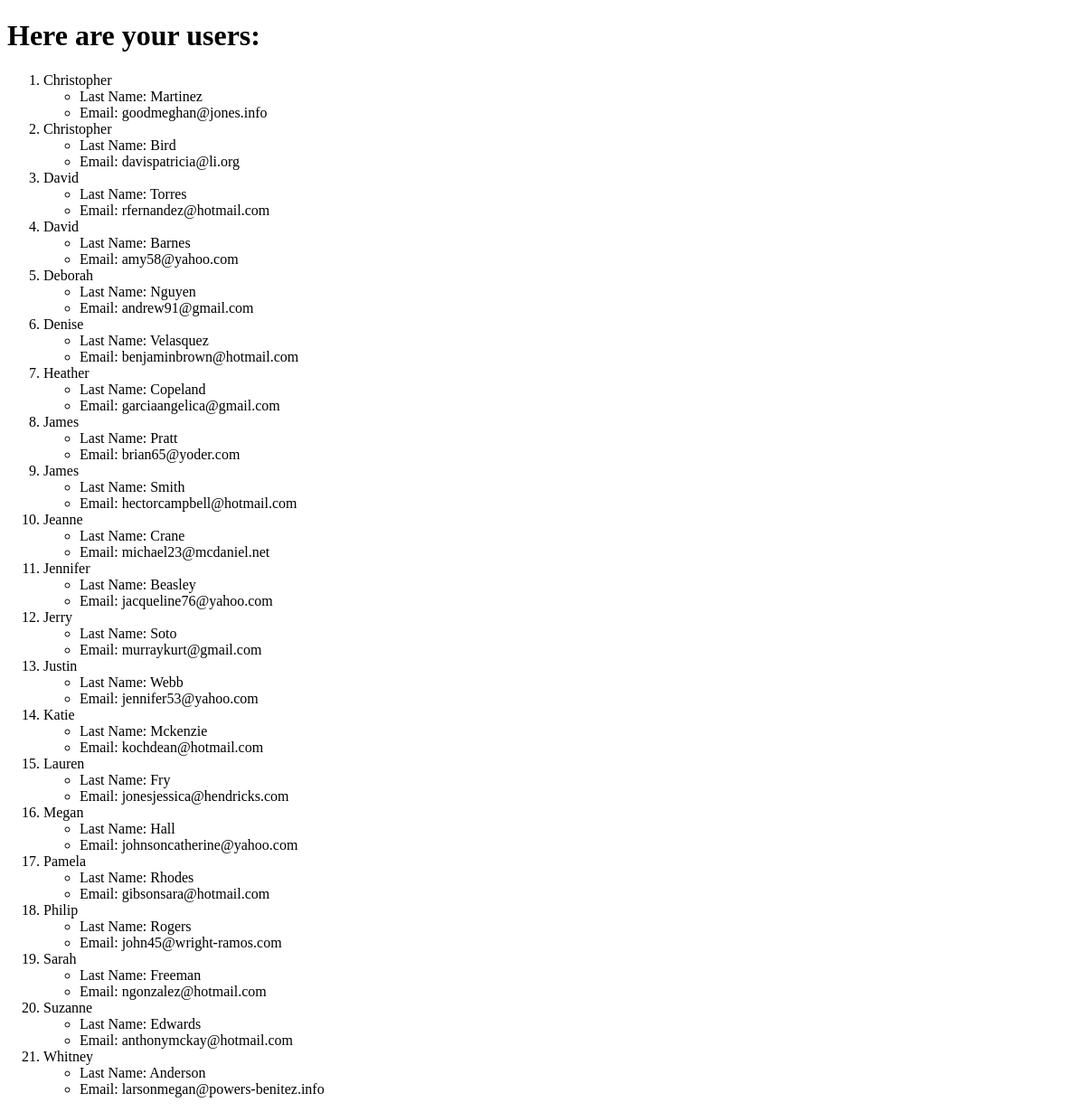
The app's page /users/, older data.
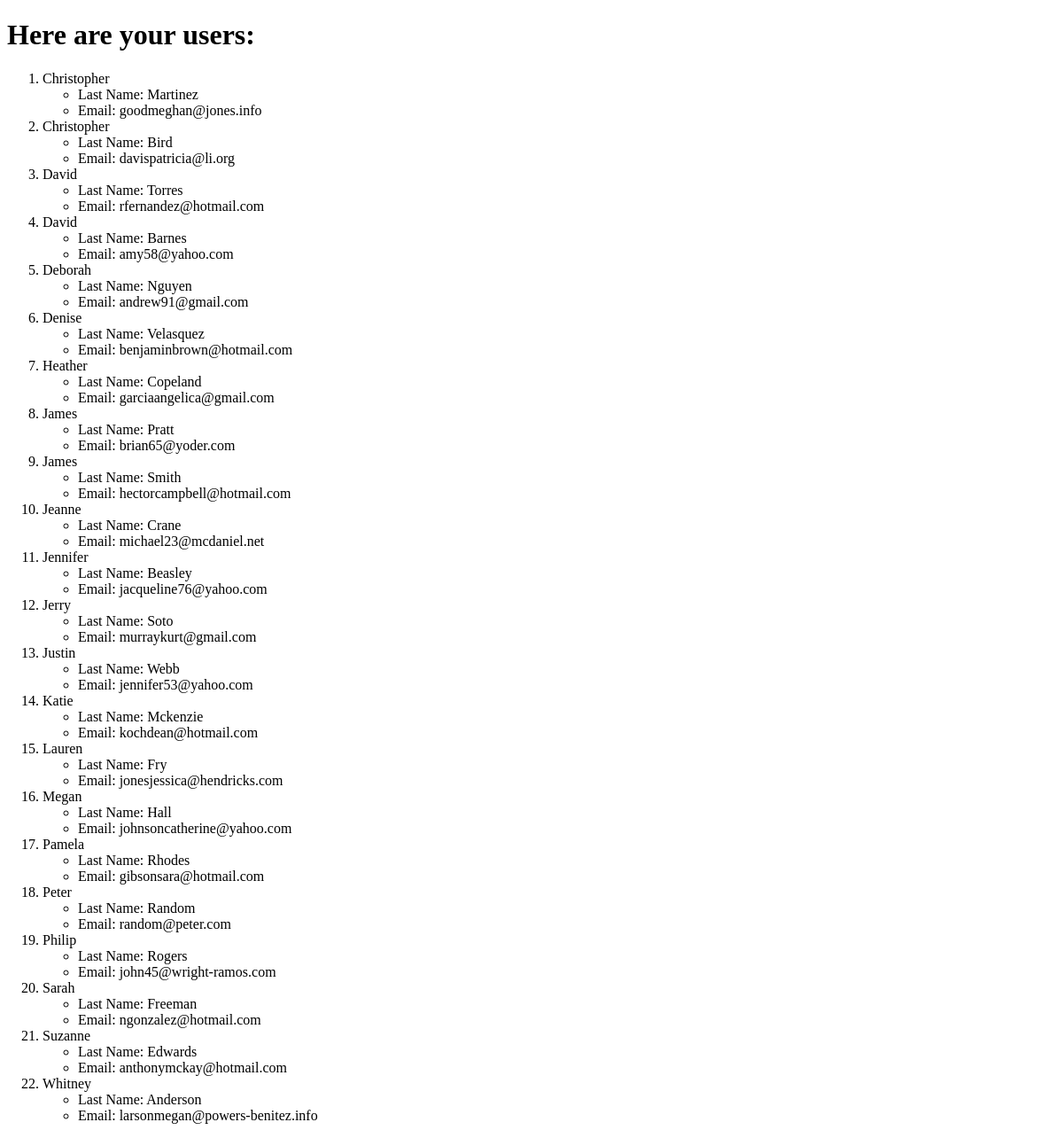
The same page, newer data.
### users_app/models.py (models this page shows, shortened)
class User(models.Model):
    name = models.CharField(max_length=50)
    last_name = models.CharField(max_length=50)
    email = models.EmailField()

### users_app/views.py (the view)
# urls.py: path('users/', include('users_app.urls')),
def users(request):
    users_list = User.objects.order_by('name')
    users_dict = {'users_list': users_list}
    return render(request, 'users_app/users.html', context=users_dict)

### templates/users_app/users.html (shortened to what this page needs)
<!DOCTYPE html>
<html lang="es" dir="ltr">
  <head>
  </head>
  <body>
    <h1>Here are your users:</h1>
    {% if users_list %}
      <ol>
        {% for user in users_list %}
          <li>
            {{user.name}}
            <ul>
              <li>Last Name: {{user.last_name}}</li>
              <li>Email: {{user.email}}</li>
            </ul>
          </li>
        {% endfor %}
      </ol>
    {% else %}
       <p>NO USERS FOUND!</p>
    {% endif %}
  </body>
</html>

Row changes from the older to the newer data that the page shows:
added User: name "Peter", last_name "Random", email "random@peter.com"
